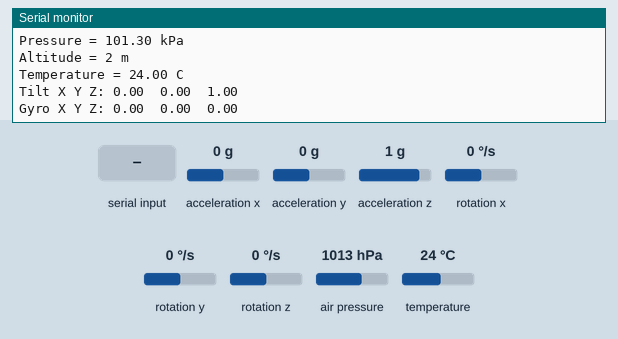
Simulated run of this sketch. Board: Arduino Nano 33 BLE. Parts: the last lines printed to the serial monitor. The test bench sets the inputs (shaded band); at power-on: acceleration x 0 g, acceleration y 0 g, acceleration z 1 g, rotation x 0 °/s, rotation y 0 °/s, rotation z 0 °/s, air pressure 1013 hPa, temperature 24 °C.

Above: at 1.8 s.
1.9 s: "1" received over Serial
At 2.8 s:
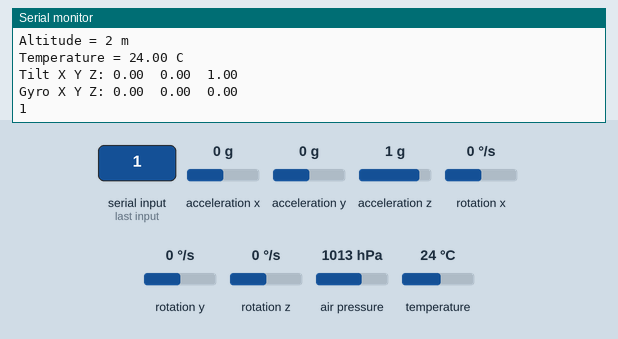
3.5 s: acceleration x set to -1.4 g
At 4.8 s:
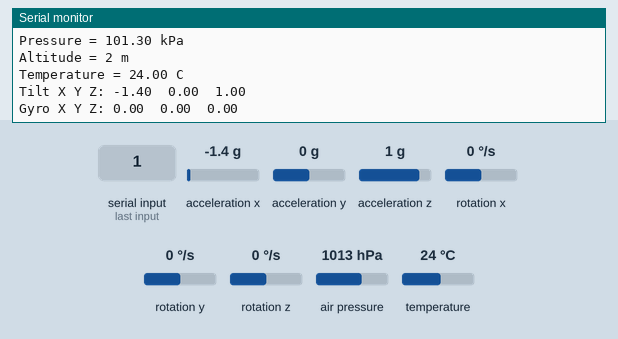
5.0 s: acceleration y set to -1.4 g
At 5.9 s:
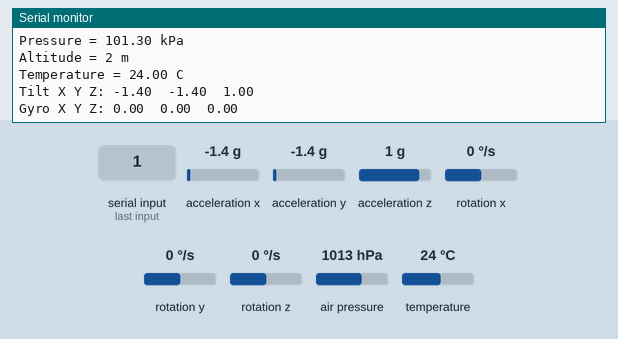
6.5 s: acceleration z set to -1.4 g
At 7.8 s:
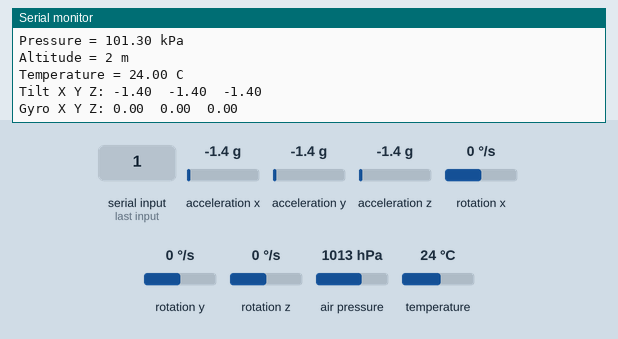
8.0 s: "0" received over Serial
At 8.9 s:
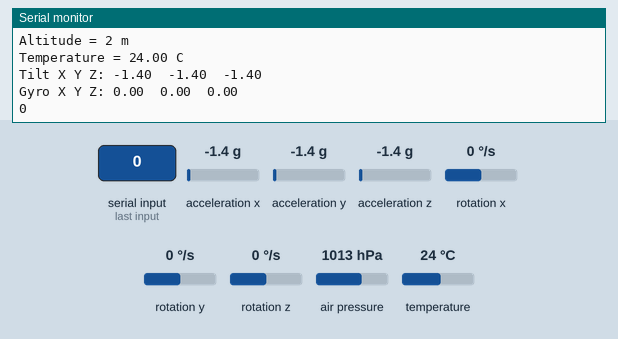
9.5 s: rotation x set to -192 °/s
At 10.9 s:
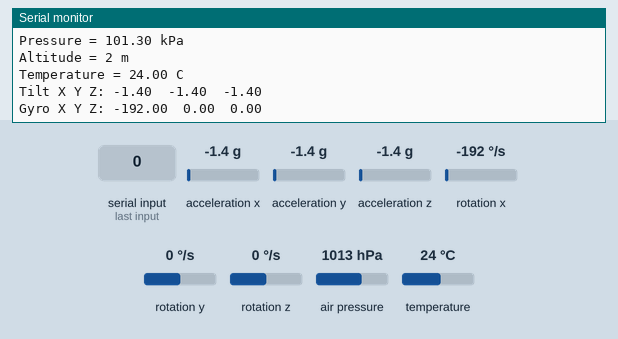

Measured:
- after the input at 1.9 s, the serial monitor: prints a new line after 0.13 s (image 1)
- after the input at 3.5 s, the serial monitor: prints a new line after 0.54 s (image 2)
- after the input at 5.0 s, the serial monitor: prints a new line after 0.05 s (image 3)
- after the input at 6.5 s, the serial monitor: prints a new line after 0.57 s (image 4)
- after the input at 8.0 s, the serial monitor: prints a new line after 0.08 s (image 5)
- after the input at 9.5 s, the serial monitor: prints a new line after 0.60 s (image 6)

The sketch:

CanSat_.ino
```cpp
#include <Arduino_LPS22HB.h>
#include <Arduino_LSM9DS1.h>
//#include <SoftwareSerial.h>


int cal = 0;

float pressureToAltitude(float pressure) {

  // 101.325 - 93.100

  float seaLevelPressure = 101.325; // Standard pressure at sea level in hPa (1013.25 hPa or 101.325 kPa)
  float _altitude = 44330 * (1 - pow((pressure / seaLevelPressure), 0.1903));
  return _altitude;
}


void setup() {
  Serial.begin(9600);
  while (!Serial);

  if (!BARO.begin()) {
    Serial.println("Failed to initialize pressure sensor!");
    while (1);
  }


  if (!IMU.begin()) {
    Serial.println("Failed to initialize IMU!");
    while (1);
  }

  Serial.print("Accelerometer sample rate = ");
  Serial.print(IMU.accelerationSampleRate());
  Serial.println(" Hz");
  Serial.println();
  Serial.println("Acceleration in g's");
  Serial.println("X\tY\tZ");

  Serial.print("Gyroscope sample rate = ");
  Serial.print(IMU.gyroscopeSampleRate());
  Serial.println(" Hz");
  Serial.println();
  Serial.println("Gyroscope in degrees/second");
  Serial.println("X\tY\tZ");
}

void loop() {

  float pressure = BARO.readPressure();
  Serial.print("Pressure = ");
  Serial.print(pressure);
  Serial.println(" kPa");

  int Altitude = pressureToAltitude(pressure);
  Serial.print("Altitude = ");
  Serial.print(Altitude-cal);
  Serial.println(" m");

  float temperature = BARO.readTemperature();
  Serial.print("Temperature = ");
  Serial.print(temperature);
  Serial.println(" C");

   float Ax, Ay, Az;
  if (IMU.accelerationAvailable()) {
    IMU.readAcceleration(Ax, Ay, Az);
    Serial.print("Tilt X Y Z: ");
    Serial.print(Ax);
    Serial.print('\t');
    Serial.print(Ay);
    Serial.print('\t');
    Serial.println(Az);
  }

  float Gx, Gy, Gz;

  if (IMU.gyroscopeAvailable()) {
    IMU.readGyroscope(Gx, Gy, Gz);
    Serial.print("Gyro X Y Z: ");
    Serial.print(Gx);
    Serial.print('\t');
    Serial.print(Gy);
    Serial.print('\t');
    Serial.println(Gz);
  }

  if (Serial.available()) {
    Serial.write(Serial.read());
  }

  // print an empty line
  Serial.println();

  // wait 1 second to print again
  delay(1000);
}
```
